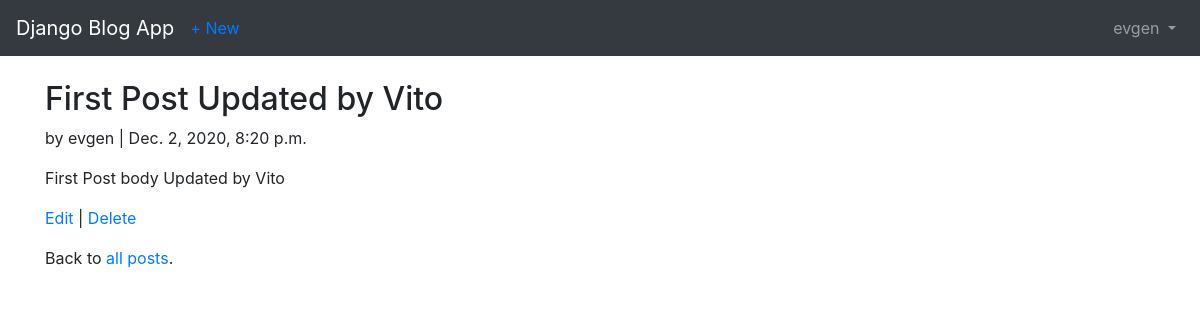
The app's page /posts/1/ (signed in) with its own data.
### users/models.py (models this page shows)
class MyUser(AbstractUser):
    age = models.IntegerField(null=True, blank=True)

### posts/models.py (models this page shows, shortened)
class Post(models.Model):
    title = models.CharField(max_length=255)
    body = models.TextField()
    date = models.DateTimeField(auto_now_add=True)
    author = models.ForeignKey(get_user_model(), on_delete=models.CASCADE)

### posts/views.py (the view)
# urls.py: path("<int:pk>/", PostDetailView.as_view(), name="detail_post"),
class PostDetailView(LoginRequiredMixin, DetailView):
    model = Post
    template_name = "detail_post.html"
    context_object_name = "post"
    login_url = 'login'

### templates/detail_post.html
{% extends 'base.html' %}
{% block content %}
    <div class="article-entry">
        <h2>{{post.title}}</h2>
        <p>by {{post.author}} | {{post.date}}</p>
        <p>{{post.body}}</p>
    </div>
    <p>
        <a href="{% url 'edit_post' post.pk %}">Edit</a>
        |
        <a href="{% url 'delete_post' post.pk %}">Delete</a>
    </p>
    <p>
        Back to <a href = "{% url 'list_posts'%}"> all posts</a>.
    </p>
{% endblock content%}

### templates/base.html (shortened to what this page needs)
<!doctype html>
<html lang="en">
<head>
<link rel="stylesheet"
href="https://stackpath.bootstrapcdn.com/bootstrap/4.1.3/css/\
bootstrap.min.css"
integrity="sha384-MCw98/SFnGE8fJT3GXwEOngsV7Zt27NXFoaoApmYm81i\
uXoPkFOJwJ8ERdknLPMO"
crossorigin="anonymous">
</head>
<body>
<nav class="navbar navbar-expand-md navbar-dark bg-dark mb-4">
  <a class="navbar-brand" href="{% url 'home' %}">Django Blog App</a>
    {% if user.is_authenticated %}
      <ul class="navbar-nav mr-auto">
        <li class="nav-item">
          <a href="{% url 'new_post'%}">
            + New
          </a>
        </li>
      </ul>
    {% endif %}
<div class="collapse navbar-collapse" id="navbarCollapse">
{% if user.is_authenticated %}
<ul class="navbar-nav ml-auto">
<li class="nav-item">
<a class="nav-link dropdown-toggle" href="#" id="userMenu"
data-toggle="dropdown" aria-haspopup="true"
aria-expanded="false">
{{ user.username }}
</a>
</li>
</ul>
{% endif %}
</div>
</nav>
<div class="container">
{% block content %}
{% endblock content %}
</div>
</body>
</html>

### records on screen
MyUser: username "evgen"
Post: title "First Post Updated by Vito", author "evgen", date "Dec. 2, 2020, 8:20 p.m.", body "First Post body Updated by Vito"
